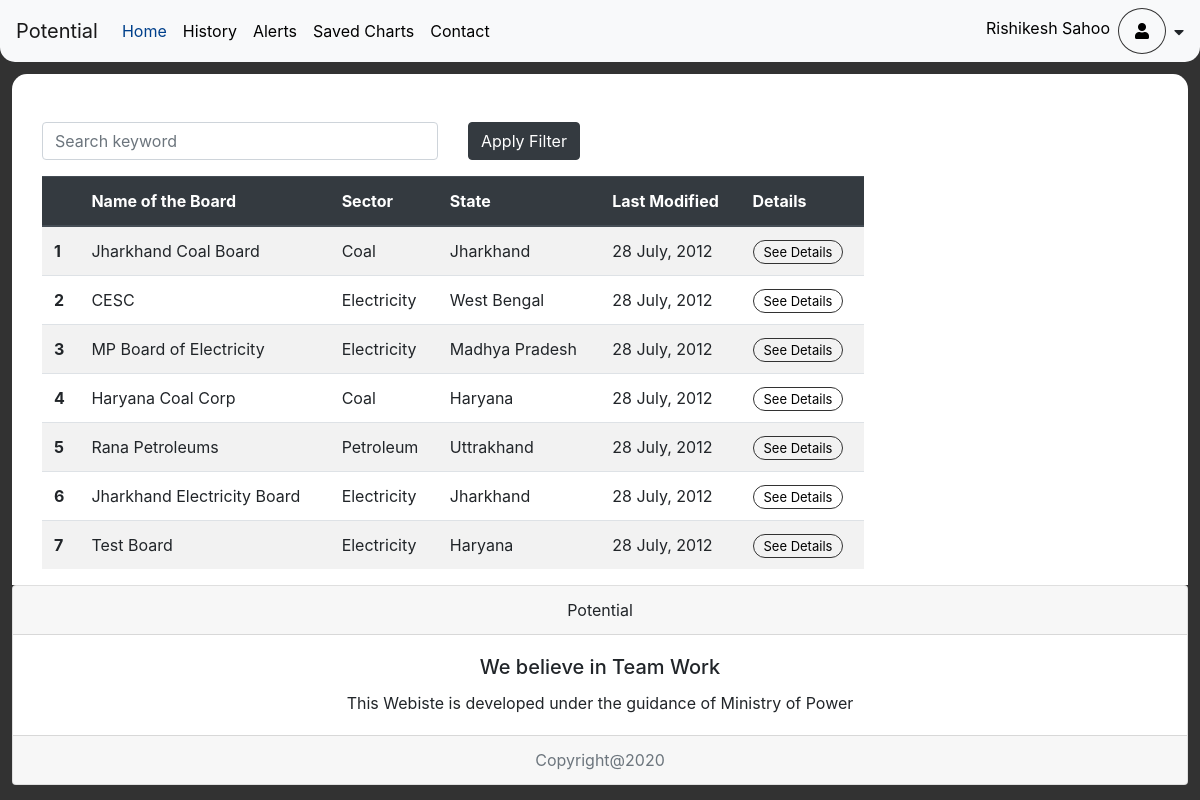
Before: /power/govt_dash/ (signed in) with the older database file.
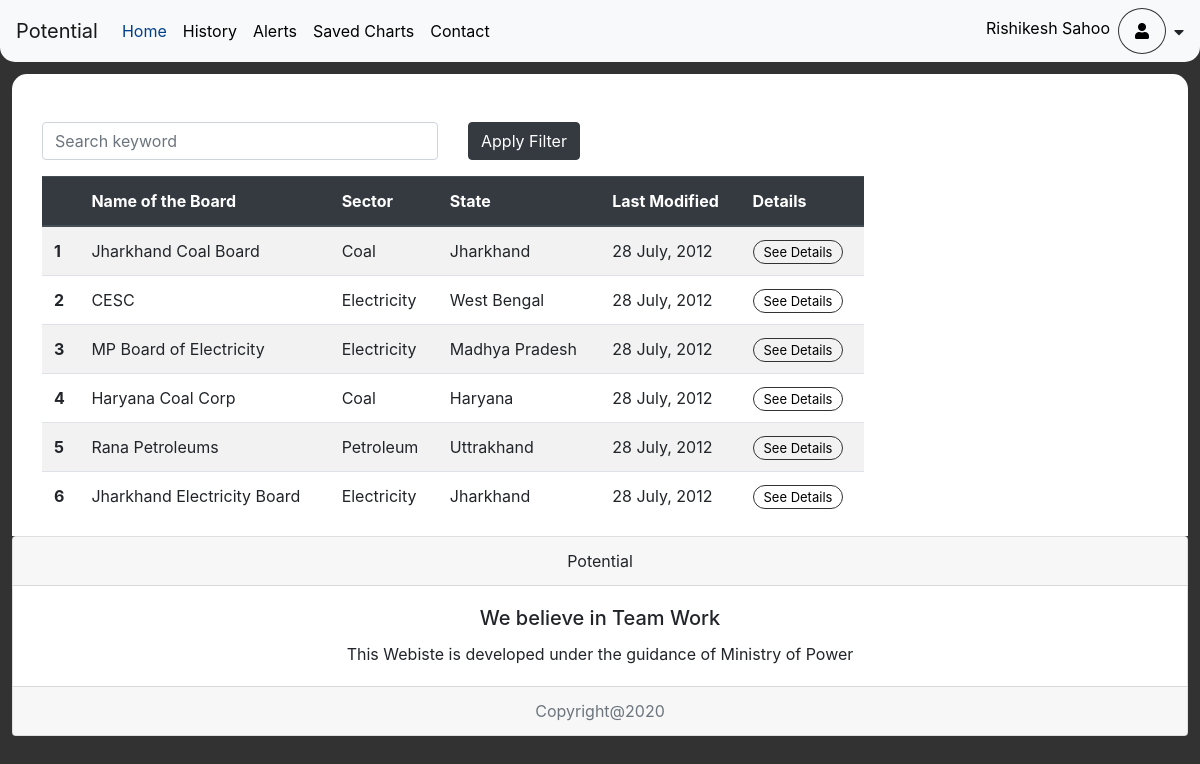
After: the same page with the newer database file.
### power/models.py (models this page shows, shortened)
class Board(models.Model):
    sector = models.ForeignKey(Sector, on_delete=models.CASCADE)
    name = models.CharField(max_length=200)
    state = models.CharField(max_length=100)
    url = models.TextField(max_length=1000, default="http://www.mperc.in/consolidated-reg.htm")
    xpath = models.TextField(max_length=1000, default="/html/body/table/tbody/tr/td/div/center/table[1]/tbody/tr/td[6]/table/tbody/tr/td[2]/table/tbody/tr/td/table/tbody/tr[2]/td[69]")
    person = models.ForeignKey(Person,on_delete=models.CASCADE)
    modified = models.CharField(max_length=100, default="Today")

class Sector(models.Model):
    name = models.CharField(max_length=100)
    def __str__(self):
        return self.name

### power/views.py (the view, shortened to what this page needs)
def govt_dash(request):
	if 'uid' not in request.session:
		request.session['message']="Please login first"
		request.session['type']=""  # dont know the type
		redirect('/power/')
	uid = request.session['uid']
	p = Person.objects.get(pk=uid)
	all_boards = p.board_set.all()
	all_sectors = Sector.objects.all()
	all_states = Board.objects.values_list('state',flat=True).distinct().order_by('state')
	state = "all"
	sector = "555"
	if 'message' in request.session:
		message = request.session['message']
		message_type = request.session['type']
	else:
		message = ""
		message_type = ""
	request.session['message']=""
	context = {
		"all_boards":all_boards,
		"all_sectors":all_sectors,
		"all_states":all_states,
		"message" : message,
		"type": message_type,
		"homelink" : 1,
		"state": state,
		"sector":sector
	}
	return render(request, "power/govt_dash.html", context);

### power/templates/power/govt_dash.html (shortened to what this page needs)
{% extends 'power/base.html' %}
{% block body %}
<div class="content-wrapper">
<div class="container-fluid">
    <div class="row pt-5">
        <div class="col-md-9">
            <div class="container-fluid">
                <div class="row">
                    <form class="col-12">
                        <div class="form-group row">
                            <div class="col-md-6">
                                <input class="form-control" type="text" name="keyword" id="keyword" placeholder="Search keyword" onkeyup="search(this.value)">
                            </div>
                            <div class="col-md-6">
                                <button type="button" data-toggle="modal" data-target="#filtermodal" class="btn btn-dark" id="applyfilter">Apply Filter</button>
                            </div>
                        </div>
                    </form>
                </div>
                <div class="row row-content" id="searchresult">
                    <div class='col-12 col-sm-12'>
                             <div class='table-responsive'>
                                 <table class='table table-striped'>
                                     <thead class='thead-dark'>
                                         <tr>
                                             <th>&nbsp;</th>
                                             <th>Name of the Board</th>
                                             <th>Sector</th>
                                             <th>State</th>
                                             <th>Last Modified</th>
                                             <th>Details</th>
                                         </tr>
                                     </thead>
                                     <tbody id="tbody1">
                                        {% for board in all_boards %}
                                         <tr>
                                             <th>{{forloop.counter}}</th>
                                             <td>{{board.name}}</td>
                                             <td>{{board.sector}}</td>
                                             <td>{{board.state}}</td>
                                             <td>28 July, 2012</td>
                                             <td><a target="__blank" class="my-btn2" href="{% url 'power:analysis' %}">See Details</a></td>
                                         </tr>
                                        {% endfor %}
                                     </tbody>
                                 </table>
                             </div>
                        </div>
                </div>
            </div>
        </div>
    </div>
</div>
</div>
{% endblock body %}
{% block custom_header_right %}
<li class="nav-item">
    <a class="nav-link" href="{% url 'power:govt_dash' %}">{{request.session.name}} <span class="sr-only">(current)</span></a>
</li>
<li class="nav-item dropdown user-icon">
    <a href="#" class="nav-link dropdown-toggle" data-toggle="dropdown" ><i class="fas fa-user"></i></a>
</li>
<li><i class="fas fa-caret-down pt-3 pl-2"></i></li>
{% endblock custom_header_right %}

Changed rows visible on the page:
no longer on this page (row edited): Board: name "Test Board", sector "Electricity", state "Haryana"
